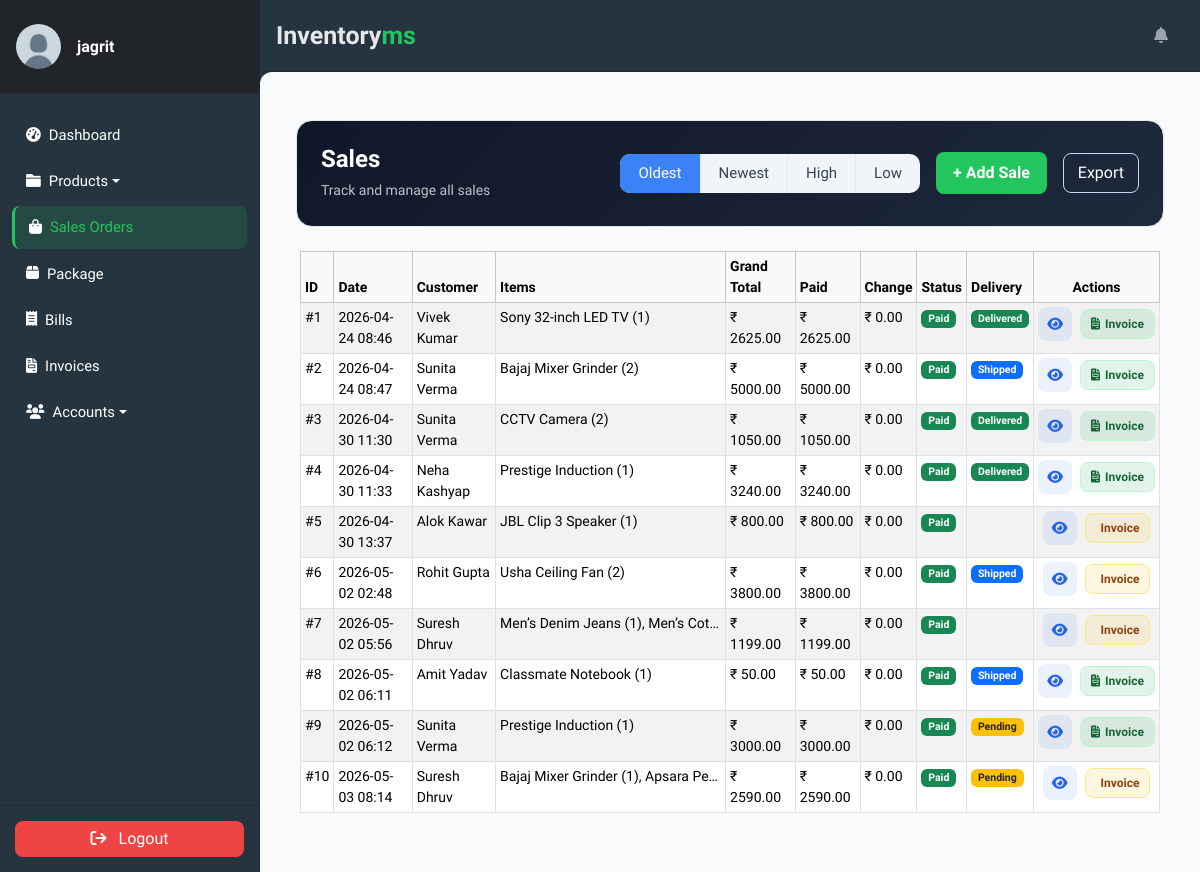
Screenshot of /transactions/sales/ (signed in) with the database file from the repository.
### accounts/models.py (models this page shows, shortened)
class Profile(models.Model):
    user = models.OneToOneField(
        User, on_delete=models.CASCADE, verbose_name='User'
    )
    slug = AutoSlugField(
        unique=True,
        verbose_name='Account ID',
        populate_from='email'
    )
    profile_picture = ProcessedImageField(
        default='profile_pics/default.jpg',
        upload_to='profile_pics',
        format='JPEG',
        processors=[ResizeToFill(150, 150)],
        options={'quality': 100}
    )
    telephone = PhoneNumberField(
        null=True, blank=True, verbose_name='Telephone'
    )
    email = models.EmailField(
        max_length=150, blank=True, null=True, verbose_name='Email'
    )
    first_name = models.CharField(
        max_length=30, blank=True, verbose_name='First Name'
    )
    last_name = models.CharField(
        max_length=30, blank=True, verbose_name='Last Name'
    )
    status = models.CharField(
        choices=STATUS_CHOICES,
        max_length=12,
        default='INA',
        verbose_name='Status'
    )
    role = models.CharField(
        choices=ROLE_CHOICES,
        max_length=12,
        blank=True,
        null=True,
        verbose_name='Role'
    )
    class Meta:
        ordering = ['slug']
        verbose_name = 'Profile'
        verbose_name_plural = 'Profiles'

class Customer(models.Model):
    first_name = models.CharField(max_length=256)
    last_name = models.CharField(max_length=256, blank=True, null=True)
    address = models.TextField(max_length=256, blank=True, null=True)
    email = models.EmailField(max_length=256, blank=True, null=True)
    phone = models.CharField(max_length=30, blank=True, null=True)
    loyalty_points = models.IntegerField(default=0)
    class Meta:
        db_table = 'Customers'
    def __str__(self) -> str:
        return self.get_full_name()
    def get_full_name(self):
        return f"{self.first_name} {self.last_name or ''}".strip()

### transactions/models.py (models this page shows, shortened)
class Sale(models.Model):
    date_added = models.DateTimeField(
        auto_now_add=True,
        verbose_name="Sale Date"
    )
    customer = models.ForeignKey(
        Customer,
        on_delete=models.DO_NOTHING,
        db_column="customer"
    )
    sub_total = models.DecimalField(
        max_digits=10,
        decimal_places=2,
        default=0.0
    )
    grand_total = models.DecimalField(
        max_digits=10,
        decimal_places=2,
        default=0.0
    )
    tax_amount = models.DecimalField(
        max_digits=10,
        decimal_places=2,
        default=0.0
    )
    tax_percentage = models.FloatField(default=0.0)
    amount_paid = models.DecimalField(
        max_digits=10,
        decimal_places=2,
        default=0.0
    )
    amount_change = models.DecimalField(
        max_digits=10,
        decimal_places=2,
        default=0.0
    )
    class Meta:
        db_table = "sales"
        verbose_name = "Sale"
        verbose_name_plural = "Sales"

class SaleDetail(models.Model):
    sale = models.ForeignKey(
        Sale,
        on_delete=models.CASCADE,
        db_column="sale",
        related_name="saledetail_set"
    )
    item = models.ForeignKey(
        Item,
        on_delete=models.DO_NOTHING,
        db_column="item"
    )
    price = models.DecimalField(
        max_digits=10,
        decimal_places=2
    )
    quantity = models.PositiveIntegerField()
    total_detail = models.DecimalField(max_digits=10, decimal_places=2)
    class Meta:
        db_table = "sale_details"
        verbose_name = "Sale Detail"
        verbose_name_plural = "Sale Details"

### store/models.py (models this page shows, shortened)
class Item(models.Model):
    slug = AutoSlugField(unique=True, populate_from='name')
    name = models.CharField(max_length=50)
    sku = models.CharField(max_length=32, unique=True, null=True, blank=True)
    description = models.TextField(max_length=256)
    category = models.ForeignKey(Category, on_delete=models.CASCADE)
    quantity = models.IntegerField(default=0)
    low_stock_threshold = models.PositiveIntegerField(default=5)
    price = models.FloatField(default=0)
    cost_price = models.FloatField(default=0)
    image = models.ImageField(
        upload_to='products/', null=True, blank=True,
        help_text="Product image (optional). JPG / PNG / WebP."
    )
    expiring_date = models.DateTimeField(null=True, blank=True)
    created_at    = models.DateTimeField(auto_now_add=True, null=True, blank=True)
    vendor = models.ForeignKey(Vendor, on_delete=models.SET_NULL, null=True, blank=True)
    class Meta:
        ordering = ['name']
        verbose_name_plural = 'Items'

class Delivery(models.Model):
    sale = models.OneToOneField(
        'transactions.Sale',
        on_delete=models.CASCADE,
        null=True, blank=True,
        related_name='delivery',
        help_text="The Sale this delivery fulfils. NULL = manual delivery.",
    )
    status = models.CharField(
        max_length=10,
        choices=DELIVERY_STATUS,
        default='PENDING',
        db_index=True,
    )
    shipped_date = models.DateTimeField(null=True, blank=True)
    delivered_date = models.DateTimeField(null=True, blank=True)
    item = models.ForeignKey(
        Item, blank=True, null=True, on_delete=models.SET_NULL
    )
    invoice = models.ForeignKey(
        'invoice.Invoice', blank=True, null=True,
        on_delete=models.SET_NULL, related_name='deliveries'
    )
    customer = models.ForeignKey(
        'accounts.Customer', blank=True, null=True,
        on_delete=models.SET_NULL, related_name='deliveries'
    )
    customer_name = models.CharField(max_length=60, blank=True, null=True)
    email = models.EmailField(max_length=120, blank=True, null=True)
    phone_number = models.CharField(max_length=15, blank=True, null=True)
    location = models.CharField(max_length=255, blank=True, null=True)
    date = models.DateTimeField(null=True, blank=True)
    is_delivered = models.BooleanField(default=False, verbose_name='Is Delivered')
    class Meta:
        ordering = ['-id']
    _PHONE_RE = re.compile(r'^[6-9]\d{9}$')

### transactions/views.py (the view)
# urls.py: path('sales/', SaleListView.as_view(), name='saleslist'),
class SaleListView(LoginRequiredMixin, ListView):
    model = Sale
    template_name = "transactions/sales_list.html"
    context_object_name = "sales"
    paginate_by = 10
    def get_queryset(self):
        order = self.request.GET.get('order', 'old')
        qs = Sale.objects.select_related('customer').prefetch_related(
            'saledetail_set__item'
        )
        if order == 'new':
            return qs.order_by('-date_added')
        elif order == 'high':
            return qs.order_by('-grand_total')
        elif order == 'low':
            return qs.order_by('grand_total')
        else:
            return qs.order_by('date_added')
    def get_context_data(self, **kwargs):
        ctx = super().get_context_data(**kwargs)
        from invoice.models import Invoice
        from store.models import Delivery
        invoiced_sale_ids = set(
            Invoice.objects.filter(sale__isnull=False)
            .values_list('sale_id', flat=True)
        )
        ctx['invoiced_sale_ids'] = invoiced_sale_ids
        delivery_map = {
            d['sale_id']: d
            for d in Delivery.objects.filter(sale__isnull=False)
            .values('sale_id', 'id', 'status')
        }
        ctx['delivery_map'] = delivery_map
        return ctx

### transactions/templates/transactions/sales_list.html (shortened to what this page needs)
{% extends "store/base.html" %}
{% load static %}
{% block content %}
<div class="container my-4">
    <div class="card header-dark rounded-4 p-4">
        <div class="d-flex flex-wrap justify-content-between align-items-center gap-3">
            <div>
                <h4 class="mb-1 text-white fw-bold">Sales</h4>
                <small class="text-light opacity-75">Track and manage all sales</small>
            </div>
            <div class="d-flex flex-wrap align-items-center gap-3">
                <div class="sort-container">
                    <a href="?order=old"
                       class="sort-btn {% if request.GET.order == 'old' or not request.GET.order %}active-primary{% endif %}">
                        Oldest
                    </a>
                    <a href="?order=new"
                       class="sort-btn {% if request.GET.order == 'new' %}active-primary{% endif %}">
                        Newest
                    </a>
                    <a href="?order=high"
                       class="sort-btn {% if request.GET.order == 'high' %}active-success{% endif %}">
                        High
                    </a>
                    <a href="?order=low"
                       class="sort-btn {% if request.GET.order == 'low' %}active-success{% endif %}">
                        Low
                    </a>
                </div>
                <a href="{% url 'sale-create' %}" class="btn add-sale-btn">
                    + Add Sale
                </a>
                <a href="{% url 'sales-export' %}" class="btn export-btn">
                    Export
                </a>
            </div>
        </div>
    </div>
</div>
<div class="container px-3">
    <table class="table table-bordered table-striped table-hover table-sm">
        <thead class="table-light">
            <tr>
                <th>ID</th>
                <th>Date</th>
                <th>Customer</th>
                <th>Items</th>
                <th>Grand Total</th>
                <th>Paid</th>
                <th>Change</th>
                <th>Status</th>
                <th>Delivery</th>
                <th class="text-center">Actions</th>
            </tr>
        </thead>
        <tbody>
            {% for sale in sales %}
            <tr>
                <td>#{{ sale.id }}</td>
                <td>{{ sale.date_added|date:"Y-m-d H:i" }}</td>
                <td>{{ sale.customer }}</td>
                <td class="items-cell">
                    {% for detail in sale.saledetail_set.all %}
                        {{ detail.item.name }} ({{ detail.quantity }}){% if not forloop.last %}, {% endif %}
                    {% empty %}
                        None
                    {% endfor %}
                </td>
                <td>₹ {{ sale.grand_total }}</td>
                <td>₹ {{ sale.amount_paid }}</td>
                <td>₹ {{ sale.amount_change }}</td>
                <td>
                    {% if sale.amount_paid >= sale.grand_total %}
                        <span class="badge bg-success">Paid</span>
                    {% elif sale.amount_paid > 0 %}
                        <span class="badge bg-warning text-dark">Partial</span>
                    {% else %}
                        <span class="badge bg-danger">Unpaid</span>
                    {% endif %}
                </td>
                <td>
                    {% for key, dinfo in delivery_map.items %}{% if key == sale.id %}
                        {% if dinfo.status == 'DELIVERED' %}
                            <a href="{% url 'delivery-detail' dinfo.id %}"
                               class="badge bg-success text-decoration-none">Delivered</a>
                        {% elif dinfo.status == 'SHIPPED' %}
                            <a href="{% url 'delivery-detail' dinfo.id %}"
                               class="badge bg-primary text-decoration-none">Shipped</a>
                        {% else %}
                            <a href="{% url 'delivery-detail' dinfo.id %}"
                               class="badge bg-warning text-dark text-decoration-none">Pending</a>
                        {% endif %}
                    {% endif %}{% endfor %}
                </td>
                <td class="text-center">
                    <div class="d-flex justify-content-center align-items-center gap-2">
                        <a class="view-btn" href="{% url 'sale-detail' sale.id %}" title="View sale">
                            <i class="fa-solid fa-eye"></i>
                        </a>
                        {% if sale.id in invoiced_sale_ids %}
                            <a class="inv-btn inv-btn--exists"
                               href="{% url 'invoice-detail' sale.invoice.slug %}"
                               title="View invoice {{ sale.invoice.invoice_number }}">
                                <i class="fa-solid fa-file-invoice"></i>
                                <span>Invoice</span>
                            </a>
                        {% else %}
                            <a class="inv-btn inv-btn--create"
                               href="{% url 'invoice-from-sale' sale.id %}"
                               title="Generate invoice from this sale">
                                <span>Invoice</span>
                            </a>
                        {% endif %}
                    </div>
                </td>
            </tr>
            {% endfor %}
        </tbody>
    </table>
</div>
{% endblock %}

### store/templates/store/sidebar.html (shortened to what this page needs)
{% load static %}
<aside class="sidebar">
    <div class="sidebar-header d-flex align-items-center px-3 py-4">
        <a href="{% url 'user-profile' %}" class="d-flex align-items-center text-decoration-none">
            {% if request.user.profile.profile_picture %}
                <img class="rounded-circle img-fluid" width="45"
                     src="{{ request.user.profile.profile_picture.url }}">
            {% else %}
                <img class="rounded-circle img-fluid" width="45"
                     src="{% static 'default-avatar.png' %}">
            {% endif %}
            <div class="ms-3">
                <h6 class="mb-0 fw-semibold">
                    {{ request.user.username }}
                </h6>
            </div>
        </a>
    </div>
    <div class="nav-container">
        <ul class="nav flex-column mt-2">
            <li class="nav-item mb-1">
                <a class="nav-link {% if request.resolver_match.url_name == 'dashboard' %}active{% endif %}"
                   href="{% url 'dashboard' %}">
                    <i class="fa fa-tachometer-alt me-2"></i> Dashboard
                </a>
            </li>
            <li class="nav-item mb-1 dropdown">
                <a class="nav-link dropdown-toggle
                   {% if request.resolver_match.url_name == 'productslist' or request.resolver_match.url_name == 'category-list' %}active{% endif %}"
                   href="#" data-bs-toggle="dropdown">
                    <i class="fa fa-folder me-2"></i> Products
                </a>
            </li>
            <li class="nav-item mb-1">
                <a class="nav-link {% if request.resolver_match.url_name == 'saleslist' %}active{% endif %}"
                   href="{% url 'saleslist' %}">
                    <i class="fa fa-shopping-bag me-2"></i> Sales Orders
                </a>
            </li>
            <li class="nav-item mb-1">
                <a class="nav-link {% if request.resolver_match.url_name == 'deliveries' %}active{% endif %}"
                   href="{% url 'deliveries' %}">
                    <i class="fa-solid fa-box me-2"></i> Package
                </a>
            </li>
            <li class="nav-item mb-1">
                <a class="nav-link {% if request.resolver_match.url_name == 'bill_list' %}active{% endif %}"
                   href="{% url 'bill_list' %}">
                    <i class="fa-solid fa-receipt me-2"></i>Bills
                </a>
            </li>
            <li class="nav-item mb-1">
                <a class="nav-link {% if request.resolver_match.url_name == 'invoicelist' %}active{% endif %}"
                   href="{% url 'invoicelist' %}">
                    <i class="fa-solid fa-file-invoice me-2"></i>Invoices
                </a>
            </li>
            <li class="nav-item mb-1 dropdown">
                <a class="nav-link dropdown-toggle
                   {% if request.resolver_match.url_name == 'profile_list' or request.resolver_match.url_name == 'customer_list' or request.resolver_match.url_name == 'vendor-list' %}active{% endif %}"
                   href="#" data-bs-toggle="dropdown">
                    <i class="fa fa-users me-2"></i> Accounts
                </a>
            </li>
        </ul>
    </div>
    <div class="sidebar-footer text-center">
        <form method="post" action="{% url 'user-logout' %}">
            <button type="submit" class="btn w-100">
                <i class="fa fa-sign-out me-2"></i> Logout
            </button>
        </form>
    </div>
</aside>

### rows the page displays
Sale: id "1", date_added "2026-04-24 08:46", customer "Vivek Kumar", grand_total "2625.00", amount_paid "2625.00", amount_change "0.00", shows "Paid"
SaleDetail: item.name "Sony 32-inch LED TV", quantity "1"
Delivery: status "Delivered"
Sale: id "2", date_added "2026-04-24 08:47", customer "Sunita Verma", grand_total "5000.00", amount_paid "5000.00", amount_change "0.00", shows "Paid"
SaleDetail: item.name "Bajaj Mixer Grinder", quantity "2"
Delivery: status "Shipped"
Sale: id "3", date_added "2026-04-30 11:30", customer "Sunita Verma", grand_total "1050.00", amount_paid "1050.00", amount_change "0.00", shows "Paid"
SaleDetail: item.name "CCTV Camera", quantity "2"
Delivery: status "Delivered"
Sale: id "4", date_added "2026-04-30 11:33", customer "Neha Kashyap", grand_total "3240.00", amount_paid "3240.00", amount_change "0.00", shows "Paid"
SaleDetail: item.name "Prestige Induction", quantity "1"
Delivery: status "Delivered"
Sale: id "5", date_added "2026-04-30 13:37", customer "Alok Kawar", grand_total "800.00", amount_paid "800.00", amount_change "0.00", shows "Paid", shows "Invoice"
SaleDetail: item.name "JBL Clip 3 Speaker", quantity "1"
Sale: id "6", date_added "2026-05-02 02:48", customer "Rohit Gupta", grand_total "3800.00", amount_paid "3800.00", amount_change "0.00", shows "Paid", shows "Invoice"
SaleDetail: item.name "Usha Ceiling Fan", quantity "2"
Delivery: status "Shipped"
Sale: id "7", date_added "2026-05-02 05:56", customer "Suresh Dhruv", grand_total "1199.00", amount_paid "1199.00", amount_change "0.00", shows "Paid", shows "Invoice"
SaleDetail: item.name "Men’s Denim Jeans", quantity "1"
SaleDetail: item.name "Men’s Cot…"
Sale: id "8", date_added "2026-05-02 06:11", customer "Amit Yadav", grand_total "50.00", amount_paid "50.00", amount_change "0.00", shows "Paid"
SaleDetail: item.name "Classmate Notebook", quantity "1"
Delivery: status "Shipped"
Sale: id "9", date_added "2026-05-02 06:12", customer "Sunita Verma", grand_total "3000.00", amount_paid "3000.00", amount_change "0.00", shows "Paid"
SaleDetail: item.name "Prestige Induction", quantity "1"
Delivery: status "Pending"
Sale: id "10", date_added "2026-05-03 08:14", customer "Suresh Dhruv", grand_total "2590.00", amount_paid "2590.00", amount_change "0.00", shows "Paid", shows "Invoice"
SaleDetail: item.name "Bajaj Mixer Grinder", quantity "1"
SaleDetail: item.name "Apsara Pe…"
Delivery: status "Pending"

### other values shown
{{ request.user.username }} "jagrit"
